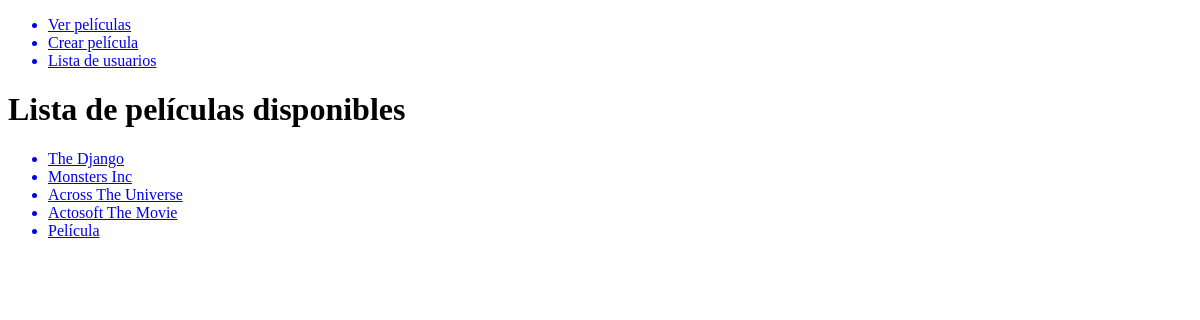
Before: /movies/ with the older database file.
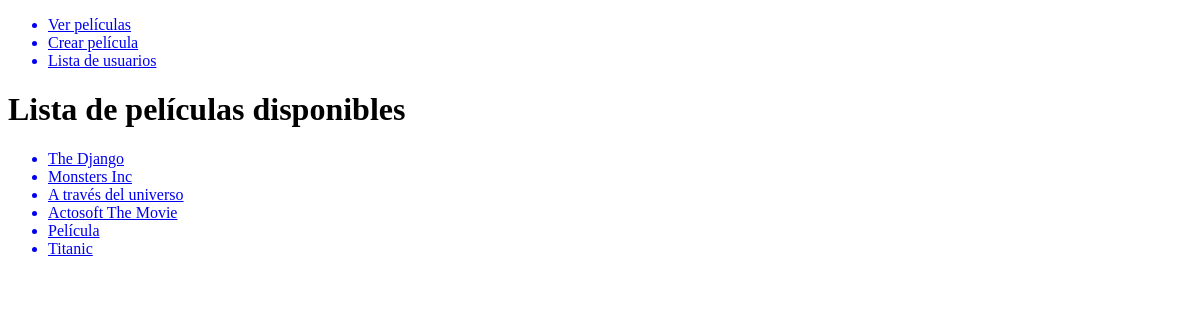
After: the same page with the newer database file.
### movies/models.py (models this page shows, shortened)
class Movie(models.Model): # Siempre hay que heredar de models.Model
    title = models.CharField(max_length=140)
    sinopsis = models.TextField(blank=True, null=True)
    duration = models.PositiveIntegerField()
    calif = models.PositiveIntegerField(default=5)
    gender = models.CharField(max_length=50)
    is_on_cinema = models.BooleanField(default=True)
    created = models.DateTimeField(auto_now_add=True)
    updated = models.DateTimeField(auto_now=True)

### movies/views.py (the view)
# urls.py: path('', GetMovies, name='list'),
def GetMovies(request):
    movies = Movie.objects.all() # SELECT * FROM movies_movie #queryset
    template_name = 'movies/list.html'
    context = {
        'movies': movies
    }
    return render(request, template_name, context)

### movies/templates/movies/list.html
{% extends 'base.html' %}
{% block content %}
    <h1>Lista de películas disponibles</h1>
    <ul>
        {% for movie in movies %}
            <a href="{% url 'movies:detail' movie.id %}"><li>{{ movie.title }}</li></a>
        {% endfor %}
    </ul>
{% endblock content %}

Changed rows visible on the page:
changed Movie: title "Across The Universe" → "A través del universo"
added Movie: title "Titanic"
